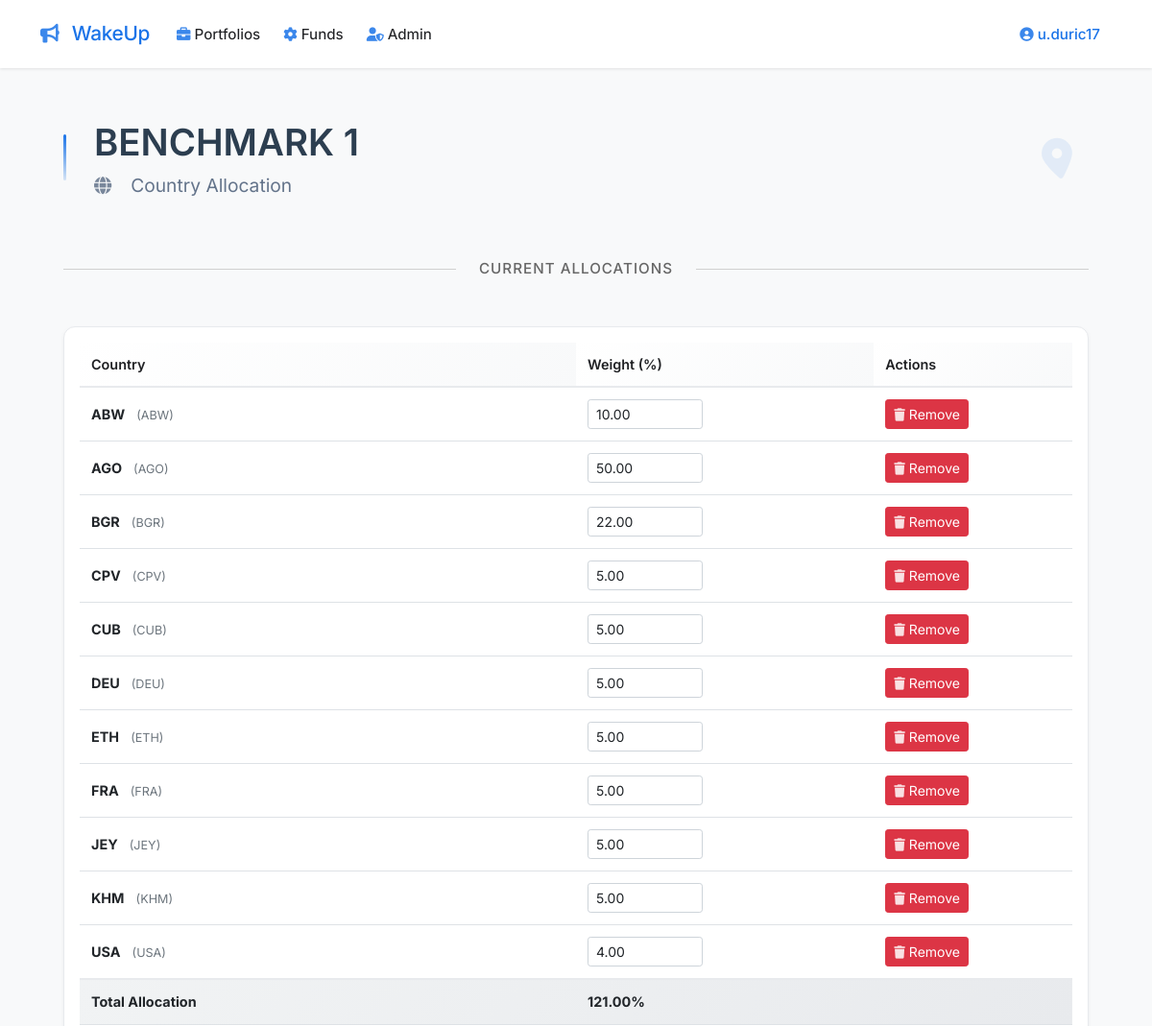
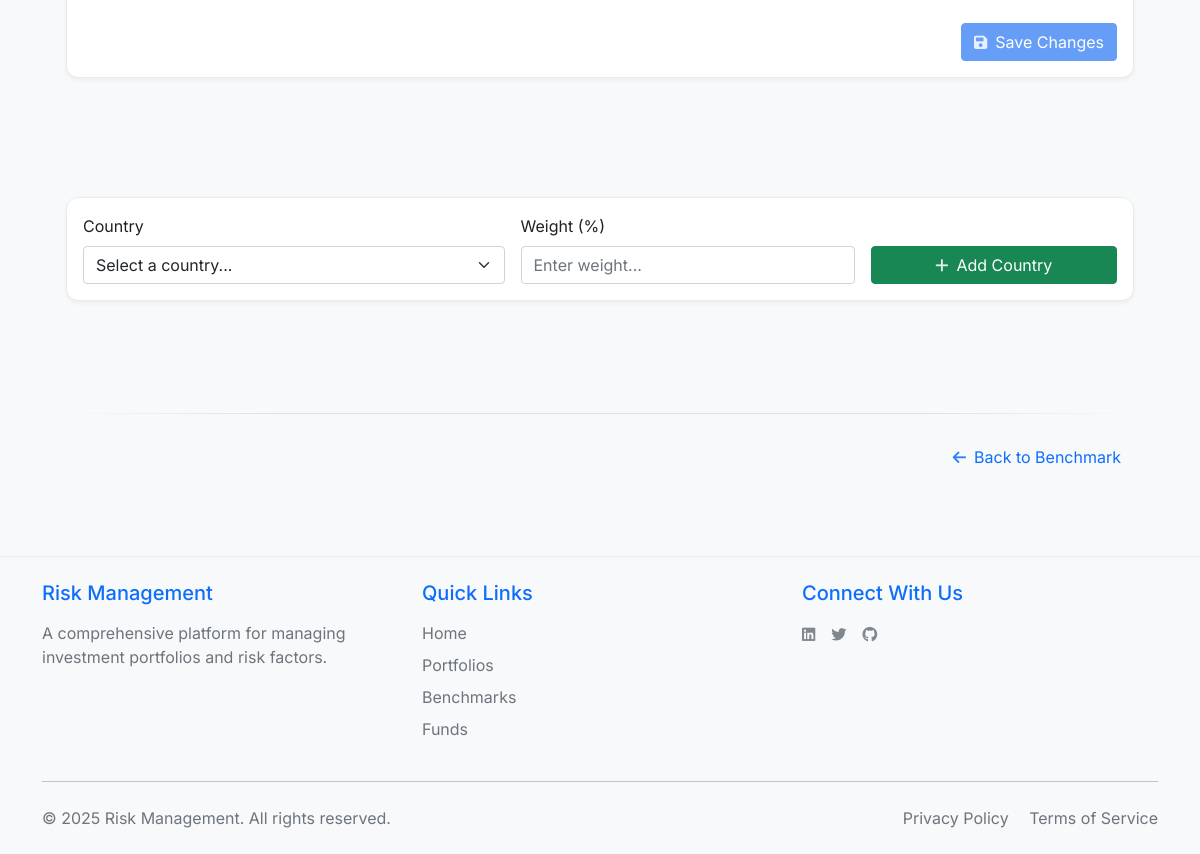
The page /benchmark/1/countries (signed in) on the database its author committed (2 pictures, top to bottom).
### app.py (models this page shows, shortened)
class User(UserMixin, db.Model):
    id = db.Column(db.Integer, primary_key=True)
    email = db.Column(db.String(120), unique=True, nullable=False)
    name = db.Column(db.String(80), nullable=False)
    password_hash = db.Column(db.String(128))
    user_type = db.Column(db.String(20), default='beginner')
    created_at = db.Column(db.DateTime, default=datetime.utcnow)
    portfolios = db.relationship('Portfolio', backref='user', lazy=True)
    benchmarks = db.relationship('Benchmark', back_populates='user', lazy=True)
    funds = db.relationship('Fund', back_populates='user', lazy=True)
    def is_admin(self):
        return self.user_type == 'admin'

class Benchmark(db.Model):
    __tablename__ = 'benchmark'
    id = db.Column(db.Integer, primary_key=True)
    benchmark_name = db.Column(db.String(120), nullable=False)
    user_id = db.Column(db.Integer, db.ForeignKey('user.id'), nullable=False)
    generic_benchmark = db.Column(db.Integer, nullable=False, default=0)
    risk_factor_id = db.Column(db.Integer, db.ForeignKey('risk_factor.id'), nullable=False)
    beta = db.Column(db.Float, nullable=False, default=0.0)
    mod_duration = db.Column(db.Float, nullable=False, default=0.0)
    fx = db.Column(db.Float, nullable=False, default=0.0)
    usd = db.Column(db.Float, nullable=False, default=0.0)
    us = db.Column(db.Float, nullable=False, default=0.0)
    asset_class = db.Column(db.String(20), nullable=False)
    region = db.Column(db.String(20), nullable=False)
    developed = db.Column(db.String(20), nullable=False)
    bond_rating = db.Column(db.String(20), nullable=False)
    bond_type = db.Column(db.String(20), nullable=False)
    created_at = db.Column(db.DateTime, nullable=False, default=datetime.utcnow)
    user = db.relationship('User', back_populates='benchmarks', lazy=True)
    risk_factor = db.relationship('RiskFactor', back_populates='benchmarks', lazy=True)
    funds = db.relationship('Fund', back_populates='benchmark', lazy=True)

class BenchmarkCountries(db.Model):
    __tablename__ = 'benchmark_countries'
    id = db.Column(db.Integer, primary_key=True)
    benchmark_id = db.Column(db.Integer, db.ForeignKey('benchmark.id'), nullable=False)
    country = db.Column(db.String(3), nullable=False)  # ISO 3-letter country code
    weight = db.Column(db.Float, nullable=False)
    benchmark = db.relationship('Benchmark', backref='countries', lazy=True)
    __table_args__ = (
        db.UniqueConstraint('benchmark_id', 'country', name='unique_benchmark_country'),
    )

### app.py (the view, shortened to what this page needs)
@app.route('/benchmark/<int:id>/countries', methods=['GET', 'POST'])
@login_required
def edit_benchmark_countries(id):
    benchmark = Benchmark.query.get_or_404(id)
    if not current_user.is_admin() and benchmark.user_id != current_user.id:
        flash('You do not have permission to edit this benchmark', 'error')
        return redirect(url_for('get_benchmarks'))
    countries = BenchmarkCountries.query.filter_by(benchmark_id=id).all()
    total_weight = sum(country.weight for country in countries)
    allocated_countries = [country.country for country in countries]
    country_names = {country.alpha_3: country.name for country in pycountry.countries}
    available_countries = [(country.alpha_3, country.name) for country in pycountry.countries
                         if country.alpha_3 not in allocated_countries]
    available_countries.sort(key=lambda x: x[1])  # Sort by country name
    return render_template('edit_benchmark_countries.html',
                         benchmark=benchmark,
                         countries=countries,
                         total_weight=total_weight,
                         available_countries=available_countries,
                         country_names=country_names)

### templates/edit_benchmark_countries.html (shortened to what this page needs)
{% extends "base.html" %}
{% block content %}
<div class="container-fluid px-4">
    <div class="refined-header">
        <div class="accent-line"></div>
        <div class="header-content">
            <div class="title-stack">
                <h1 class="page-title">{{ benchmark.benchmark_name }}</h1>
                <h2 class="portfolio-subtitle">
                    <i class="fas fa-globe me-2"></i>Country Allocation
                </h2>
            </div>
            <div class="header-decoration">
                <i class="fas fa-map-marker-alt"></i>
            </div>
        </div>
    </div>
    <div class="section-divider">
        <span>CURRENT ALLOCATIONS</span>
    </div>
    <div class="card card-strategy mb-4">
        <div class="card-body">
            {% if countries %}
            <form method="POST" action="{{ url_for('edit_benchmark_countries', id=benchmark.id) }}">
                <div class="table-responsive">
                    <table class="table table-hover align-middle mb-0">
                        <thead>
                            <tr>
                                <th style="width: 50%">Country</th>
                                <th style="width: 30%">Weight (%)</th>
                                <th style="width: 20%">Actions</th>
                            </tr>
                        </thead>
                        <tbody>
                            {% for country in countries %}
                            <tr>
                                <td>
                                    <strong>{{ country_names.get(country.country, country.country) }}</strong>
                                    <small class="text-muted ms-2">({{ country.country }})</small>
                                </td>
                                <td>
                                    <input type="number"
                                           name="weight_{{ country.id }}"
                                           value="{{ "%.2f"|format(country.weight) }}"
                                           class="form-control form-control-sm weight-input"
                                           step="0.01"
                                           min="0"
                                           max="100"
                                           required>
                                </td>
                                <td>
                                    <button type="button"
                                            class="btn btn-sm btn-danger"
                                            onclick="deleteCountry('{{ country.id }}')">
                                        <i class="fas fa-trash me-1"></i>Remove
                                    </button>
                                </td>
                            </tr>
                            {% endfor %}
                            <tr class="total-row" id="totalRow">
                                <td><strong>Total Allocation</strong></td>
                                <td id="totalWeight"><strong>{{ "%.2f"|format(total_weight) }}%</strong></td>
                                <td></td>
                            </tr>
                        </tbody>
                    </table>
                </div>
                <div class="text-end mt-4">
                    <button type="submit" class="btn btn-primary">
                        <i class="fas fa-save me-2"></i>Save Changes
                    </button>
                </div>
            </form>
            {% else %}
            <div class="alert alert-info m-0">
                <i class="fas fa-info-circle me-2"></i>No countries allocated yet.
            </div>
            {% endif %}
        </div>
    </div>
    <div class="card card-strategy mb-4">
        <div class="card-body">
            <form method="POST" action="{{ url_for('add_benchmark_country', id=benchmark.id) }}" class="row g-3 align-items-end">
                <div class="col-md-5">
                    <label class="form-label">Country</label>
                    <select name="country" class="form-select" required>
                        <option value="">Select a country...</option>
                    </select>
                </div>
                <div class="col-md-4">
                    <label class="form-label">Weight (%)</label>
                    <input type="number"
                           name="weight"
                           class="form-control"
                           step="0.01"
                           min="0"
                           max="100"
                           placeholder="Enter weight..."
                           required>
                </div>
                <div class="col-md-3">
                    <button type="submit" class="btn btn-success w-100">
                        <i class="fas fa-plus me-2"></i>Add Country
                    </button>
                </div>
            </form>
        </div>
    </div>
    <div class="footer-separator">
        <div class="separator-line"></div>
        <div class="d-flex justify-content-end mt-4">
            <a href="{{ url_for('view_benchmark', id=benchmark.id) }}" class="btn btn-link text-decoration-none">
                <i class="fas fa-arrow-left me-2"></i>Back to Benchmark
            </a>
        </div>
    </div>
</div>
{% endblock %}

### templates/base.html (shortened to what this page needs)
<!DOCTYPE html>
<html lang="en">
<head>
    <link href="https://cdn.jsdelivr.net/npm/bootstrap@5.1.3/dist/css/bootstrap.min.css" rel="stylesheet">
    <link href="https://cdnjs.cloudflare.com/ajax/libs/font-awesome/6.0.0/css/all.min.css" rel="stylesheet">
    <link href="{{ url_for('static', filename='css/style.css') }}" rel="stylesheet">
</head>
<body>
    <nav class="navbar navbar-expand-lg">
        <div class="container">
            <a class="navbar-brand" href="{{ url_for('total_portfolio') }}">
                <i class="fa-solid fa-bullhorn me-2"></i> WakeUp
            </a>
            <div class="collapse navbar-collapse" id="navbarNav">
                <ul class="navbar-nav me-auto">
                    {% if current_user.is_authenticated %}
                    <li class="nav-item dropdown">
                        <a class="nav-link dropdown-toggle" href="#" id="portfoliosDropdown" role="button" data-bs-toggle="dropdown">
                            <i class="fas fa-briefcase me-1"></i>Portfolios
                        </a>
                    </li>
                    <li class="nav-item dropdown">
                        <a class="nav-link dropdown-toggle" href="#" id="optionsDropdown" role="button" data-bs-toggle="dropdown">
                            <i class="fas fa-cog me-1"></i>Funds
                        </a>
                    </li>
                    {% if current_user.is_admin() %}
                    <li class="nav-item dropdown">
                        <a class="nav-link dropdown-toggle" href="#" id="adminDropdown" role="button" data-bs-toggle="dropdown">
                            <i class="fas fa-user-shield me-1"></i>Admin
                        </a>
                    </li>
                    {% endif %}
                    {% endif %}
                </ul>
                <ul class="navbar-nav ms-auto">
                    {% if current_user.is_authenticated %}
                    <li class="nav-item dropdown">
                        <a class="nav-link dropdown-toggle profile-link" href="#" id="profileDropdown" role="button" data-bs-toggle="dropdown">
                            <i class="fas fa-user-circle me-1"></i>{{ current_user.name }}
                        </a>
                    </li>
                    {% endif %}
                </ul>
            </div>
        </div>
    </nav>
    <div class="main-content">
        <div class="container mt-4 pb-5">
            {% block content %}{% endblock %}
        </div>
    </div>
    <footer class="footer mt-auto py-4 bg-light">
        <div class="container">
            <div class="row">
                <div class="col-md-4 mb-3 mb-md-0">
                    <h5 class="text-primary mb-3">Risk Management</h5>
                    <p class="text-muted mb-0">A comprehensive platform for managing investment portfolios and risk factors.</p>
                </div>
                <div class="col-md-4 mb-3 mb-md-0">
                    <h5 class="text-primary mb-3">Quick Links</h5>
                    <ul class="list-unstyled">
                        <li class="mb-2"><a href="{{ url_for('home') }}" class="text-decoration-none text-muted">Home</a></li>
                        <li class="mb-2"><a href="{{ url_for('get_portfolios') }}" class="text-decoration-none text-muted">Portfolios</a></li>
                        <li class="mb-2"><a href="{{ url_for('get_benchmarks') }}" class="text-decoration-none text-muted">Benchmarks</a></li>
                        <li class="mb-2"><a href="{{ url_for('get_funds') }}" class="text-decoration-none text-muted">Funds</a></li>
                    </ul>
                </div>
                <div class="col-md-4">
                    <h5 class="text-primary mb-3">Connect With Us</h5>
                    <div class="d-flex gap-3">
                        <a href="#" class="text-muted text-decoration-none" title="LinkedIn">
                        </a>
                        <a href="#" class="text-muted text-decoration-none" title="Twitter">
                        </a>
                        <a href="#" class="text-muted text-decoration-none" title="GitHub">
                        </a>
                    </div>
                </div>
            </div>
            <hr class="my-4">
            <div class="row align-items-center">
                <div class="col-md-6 text-center text-md-start">
                    <p class="text-muted mb-0">&copy; {{ now.year }} Risk Management. All rights reserved.</p>
                </div>
                <div class="col-md-6 text-center text-md-end">
                    <a href="{{ url_for('privacy_policy') }}" class="text-muted text-decoration-none me-3">Privacy Policy</a>
                    <a href="#" class="text-muted text-decoration-none">Terms of Service</a>
                </div>
            </div>
        </div>
    </footer>
</body>
</html>

### rows shown on the page
User: name "u.duric17"
Benchmark: benchmark_name "BENCHMARK 1"
BenchmarkCountries: get "ABW", country "ABW", id "10.00"
BenchmarkCountries: get "AGO", country "AGO", id "50.00"
BenchmarkCountries: get "BGR", country "BGR", id "22.00"
BenchmarkCountries: get "CPV", country "CPV", id "5.00"
BenchmarkCountries: get "CUB", country "CUB", id "5.00"
BenchmarkCountries: get "DEU", country "DEU", id "5.00"
BenchmarkCountries: get "ETH", country "ETH", id "5.00"
BenchmarkCountries: get "FRA", country "FRA", id "5.00"
BenchmarkCountries: get "JEY", country "JEY", id "5.00"
BenchmarkCountries: get "KHM", country "KHM", id "5.00"
BenchmarkCountries: get "USA", country "USA", id "4.00"

### other values the page prints
{{ "%.2f"|format(total_weight) }} "121.00"
